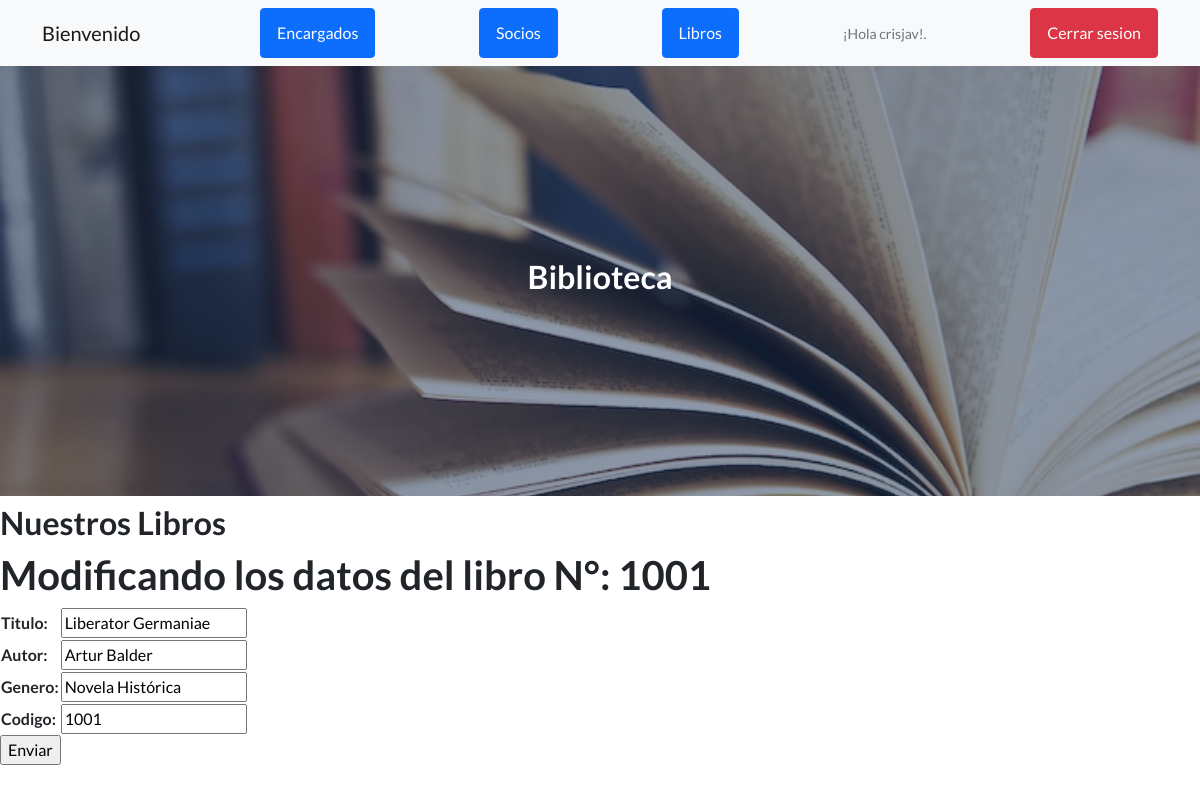
Screenshot of /app_biblioteca/editar_libro/1001 (signed in) with the database file from the repository.
### app_biblioteca/models.py (models this page shows, shortened)
class Libro(models.Model):
    titulo=models.CharField(max_length=50)
    autor=models.CharField(max_length=50)
    genero=models.CharField(max_length=50)
    codigo=models.IntegerField()

### app_biblioteca/views.py (the view)
# urls.py: path('editar_libro/<codigo_libro>', editar_libro, name='editar_libro'),
@login_required
def editar_libro(request, codigo_libro):
    libro = Libro.objects.get(codigo=codigo_libro)
    if request.method == 'POST':
        form = Libro_Form(request.POST)
        if form.is_valid():
            info = form.cleaned_data
            libro.titulo = info['titulo']
            libro.autor = info['autor']
            libro.genero = info['genero']
            libro.codigo = info['codigo']
            libro.save()
            return render (request, 'app_biblioteca/inicio.html')
    else:
        form = Libro_Form(initial={'titulo':libro.titulo, 'autor':libro.autor, 'genero':libro.genero, 'codigo':libro.codigo})
    return render(request, 'app_biblioteca/editar_libro.html',{'formulario':form,'codigo_libro':codigo_libro})

### app_biblioteca/forms.py
class Libro_Form(forms.Form):
    titulo = forms.CharField(max_length=50)
    autor = forms.CharField(max_length=50)
    genero = forms.CharField(max_length=50)
    codigo =forms.IntegerField()

### app_biblioteca/templates/app_biblioteca/editar_libro.html (shortened to what this page needs)
{% extends 'app_biblioteca/inicio.html' %}
{% load static %}
{% block titulo %}
<h2>Biblioteca</h2>
{% endblock %}
{% block contenido_que_cambia %}
<h2>Nuestros Libros</h2>
<h1>Modificando los datos del libro N°: {{ codigo_libro }} </h1>
<form action="{% url 'editar_libro' codigo_libro %}" method="POST">{% csrf_token %}
    <table>
        {{ formulario.as_table }}
    </table>
    <input type="submit" value="Enviar">
</form>
</body>
{% endblock %}

### app_biblioteca/templates/app_biblioteca/inicio.html (shortened to what this page needs)
<!DOCTYPE html>
<html lang="en">
    <head>
        {% load static %}
        <link href="https://cdn.jsdelivr.net/npm/bootstrap-icons@1.5.0/font/bootstrap-icons.css" rel="stylesheet" type="text/css" />
        <link href="{% static 'app_biblioteca/css/styles.css' %}" rel="stylesheet" />
    </head>
    <body>
        <nav class="navbar navbar-light bg-light static-top">
            <div class="container">
                {% if not request.user.is_authenticated %}
                <a class="navbar-brand" href="{% url 'inicio' %}">Bienvenido</a>
                <a class="btn btn-danger" href="{% url 'login' %}">Iniciar Sesion</a>
                <a class="btn btn-primary" href="{% url 'register' %}">Registrarse</a>
                {% else %}
                <a class="navbar-brand" href="{% url 'inicio' %}">Bienvenido</a>
                <a class="btn btn-primary" href="{% url 'leer_encargados' %}">Encargados</a>
                <a class="btn btn-primary" href="{% url 'leer_socios' %}">Socios</a>
                <a class="btn btn-primary" href="{% url 'leer_libros' %}">Libros</a>
                <p class="text-muted small mb-4 mb-lg-0">¡Hola {{ request.user.username }}!.</p>
                <a class="btn btn-danger" href="{% url 'logout' %}">Cerrar sesion</a>
                {% endif %}
            </div>
        </nav>
        <header class="masthead"style="background-image: url({% static 'app_biblioteca/assets/img/libros.jpg' %})">
            <div class="container position-relative">
                <div class="row justify-content-center">
                    <div class="col-xl-6">
                        <div class="text-center text-white">
                            {% block titulo %}{% endblock %}
                        </div>
                    </div>
                </div>
            </div>
        </header>
        {% block contenido_que_cambia %}{% endblock %}
    </body>
</html>

### rows the page displays
Libro: titulo "Liberator Germaniae", autor "Artur Balder", genero "Novela Histórica", codigo "1001"

### other values shown
{{ request.user.username }} "crisjav"
{{ codigo_libro }} "1001"
